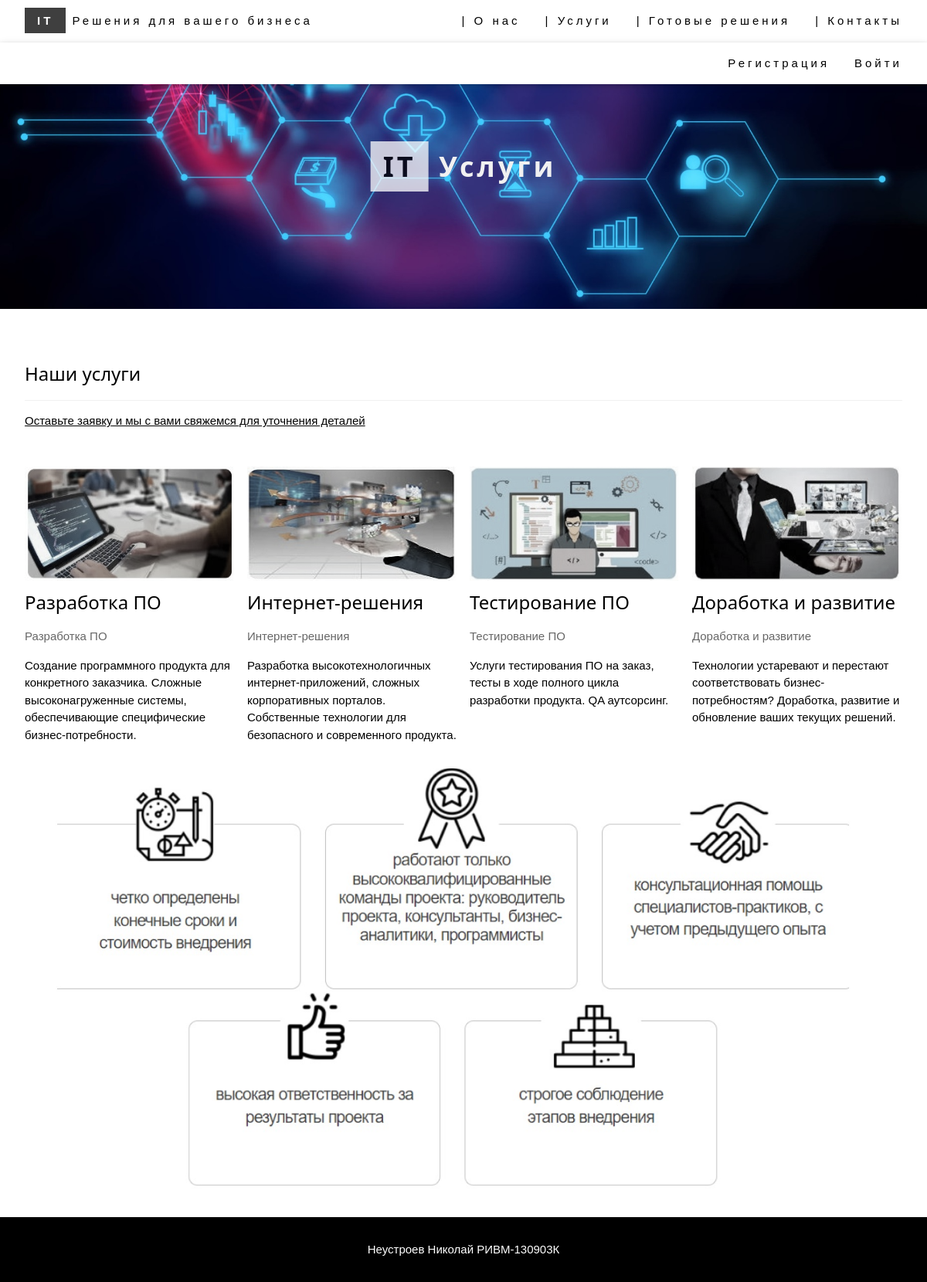
The app's page /service/ with its own data.
### menu/models.py (models this page shows, shortened)
class MenuItem(models.Model):
    menu = models.ForeignKey(
        Menu,
        verbose_name=_(u'Name'),
        on_delete=models.CASCADE,
        )
    order = models.IntegerField(
        _(u'Order'),
        default=500
        )
    link_url = models.CharField(
        _(u'Link URL'),
        max_length=100,
        help_text=_(u'URL or URI to the content, eg /about/ or http://foo.com/')
        )
    title = models.CharField(
        _(u'Title'),
        max_length=100
        )
    login_required = models.BooleanField(
        _(u'Login required'),
        blank=True,
        default=False,
        help_text=_(u'Should this item only be shown to authenticated users?')
        )
    anonymous_only = models.BooleanField(
        _(u'Anonymous only'),
        blank=True,
        default=False,
        help_text=_(u'Should this item only be shown to non-logged-in users?')
        )
    class Meta:
        verbose_name = _(u'menu item')
        verbose_name_plural = _(u'menu items')

### ITapp/models.py (models this page shows, shortened)
class Service(models.Model):
    name = models.CharField("Наименование услуги", max_length=100)
    description = models.TextField("Описание")
    image = models.ImageField("Банер", upload_to="img/", default='')
    class Meta:
        verbose_name = "Услуга"
        verbose_name_plural = "Услуги"

### ITapp/views.py (the view)
# urls.py: path('service/', views.service),
def service(request):
    our_service = Service.objects.all()
    return render(request, "service.html", {"our_service": our_service})

### menu/templatetags/menubuilder.py (called while the page is built)
    def render(self, context):
        try:
            current_path = context['request'].path
            user = context['request'].user
        except KeyError:
            current_path = None
            user = None
        context['menuitems'] = get_items(self.menu_name, current_path, user)
        return ''

### templates/service.html
{% include "title.html" %}
{% load static %}
  <header class="w3-display-container w3-content w3-wide" style="max-width:1500px;" id="home">
    <img class="w3-image" src="{% static 'img/titleImg2.jpg' %}" alt="IT решения" width="1500" height="200">
    <div class="w3-display-middle w3-margin-top w3-center">
      <h1 class="w3-xxlarge w3-text-white">
        <span class="w3-padding w3-white w3-opacity-min"><b>IT</b></span>
        <span class="w3-hide-small w3-text-light-grey"><b>Услуги</b></span>
      </h1>
    </div>
  </header>
<div class="w3-content w3-padding" style="max-width:1564px">
    <div class="w3-container w3-padding-32" id="service">
        <h3 class="w3-border-bottom w3-border-light-grey w3-padding-16">Наши услуги</h3>
        <a href="/application/">
        <p>Оставьте заявку и мы с вами свяжемся для уточнения деталей</p>
        </a>
    </div>
    <div class="w3-row-padding w3-grayscale">
        {% for our_services in our_service %}
            <div class="w3-col l3 m6 w3-margin-bottom">
              <a href="/application/">
              <img src="/media/{{ our_services.image }}" style="width:100%">
              </a>
            <h3>{{ our_services.name }}</h3>
            <p class="w3-opacity">{{ our_services.name }}</p>
            <p>{{ our_services.description }}</p>
          </div>
        {% endfor %}
    </div>
{% include "footer.html" %}

### templates/menu.html (shortened to what this page needs)
            {% load menubuilder %}
        {% load menubuilder %}
        <div class="w3-right w3-hide-small">
            {% for item in menuitems %}
                 <a href="{{ item.url }}" class="w3-bar-item w3-button" title="{{ item.title|escape }}">|  {{ item.title }}</a>
            {% endfor %}
        </div>

### static/css/w3_style.css (style rules this page uses)
html { box-sizing:border-box }
*,*:before,*:after { box-sizing:inherit }
html { -ms-text-size-adjust:100%;-webkit-text-size-adjust:100% }
body { margin:0 }
article,aside,details,figcaption,figure,footer,header,main,menu,nav,section { display:block }
a { background-color:transparent }
b,strong { font-weight:bolder }
img { border-style:none }
html,body { font-family:Verdana,sans-serif;font-size:15px;line-height:1.5 }
html { overflow-x:hidden }
h1 { font-size:36px }
h3 { font-size:24px }
h1,h2,h3,h4,h5,h6 { font-family:"Segoe UI",Arial,sans-serif;font-weight:400;margin:10px 0 }
.w3-wide { letter-spacing:4px }
.w3-image { max-width:100%;height:auto }
img { vertical-align:middle }
a { color:inherit }
.w3-btn,.w3-button { border:none;display:inline-block;padding:8px 16px;vertical-align:middle;overflow:hidden;text-decoration:none;color:inherit;background-color:inherit;text-align:center;cursor:pointer;white-space:nowrap }
.w3-btn,.w3-button { -webkit-touch-callout:none;-webkit-user-select:none;-khtml-user-select:none;-moz-user-select:none;-ms-user-select:none;user-select:none }
.w3-tooltip,.w3-display-container { position:relative }
.w3-bar .w3-bar-item { padding:8px 16px;float:left;width:auto;border:none;display:block;outline:0 }
.w3-bar .w3-button { white-space:normal }
.w3-container:after,.w3-container:before,.w3-panel:after,.w3-panel:before,.w3-row:after,.w3-row:before,.w3-row-padding:after,.w3-row-padding:before, .w3-cell-row:before,.w3-cell-row:after,.w3-clear:after,.w3-clear:before,.w3-bar:before,.w3-bar:after { content:"";display:table;clear:both }
.w3-col,.w3-half,.w3-third,.w3-twothird,.w3-threequarter,.w3-quarter { float:left;width:100% }
@media (min-width:601px) { .w3-col.m6,.w3-half { width:49.99999% } }
@media (min-width:993px) { .w3-col.l3 { width:24.99999% } }
.w3-content,.w3-auto { margin-left:auto;margin-right:auto }
.w3-content { max-width:980px }
.w3-display-middle { position:absolute;top:50%;left:50%;transform:translate(-50%,-50%);-ms-transform:translate(-50%,-50%) }
.w3-row-padding,.w3-row-padding>.w3-half,.w3-row-padding>.w3-third,.w3-row-padding>.w3-twothird,.w3-row-padding>.w3-threequarter,.w3-row-padding>.w3-quarter,.w3-row-padding>.w3-col { padding:0 8px }
.w3-container,.w3-panel { padding:0.01em 16px }
.w3-opacity,.w3-hover-opacity:hover { opacity:0.60 }
.w3-opacity-min { opacity:0.75 }
.w3-greyscale,.w3-grayscale { filter:grayscale(75%) }
.w3-xxlarge { font-size:36px!important }
.w3-center { text-align:center!important }
.w3-border-bottom { border-bottom:1px solid #ccc!important }
.w3-margin-top { margin-top:16px!important }
.w3-margin-bottom { margin-bottom:16px!important }
.w3-padding { padding:8px 16px!important }
.w3-padding-16 { padding-top:16px!important;padding-bottom:16px!important }
.w3-padding-32 { padding-top:32px!important;padding-bottom:32px!important }
.w3-right { float:right!important }
.w3-white,.w3-hover-white:hover { color:#000!important;background-color:#fff!important }
.w3-text-white,.w3-hover-text-white:hover { color:#fff!important }
.w3-text-light-grey,.w3-hover-text-light-grey:hover,.w3-text-light-gray,.w3-hover-text-light-gray:hover { color:#f1f1f1!important }
.w3-border-light-grey,.w3-hover-border-light-grey:hover,.w3-border-light-gray,.w3-hover-border-light-gray:hover { border-color:#f1f1f1!important }

### records on screen
MenuItem: title "О нас"
MenuItem: title "Услуги"
MenuItem: title "Готовые решения"
MenuItem: title "Контакты"
Service: image (picture), name "Разработка ПО", description "Создание программного продукта для конкретного заказчика. Сложные высоконагруженные системы, обеспечивающие специфические бизнес-потребности."
Service: image (picture), name "Интернет-решения", description "Разработка высокотехнологичных интернет-приложений, сложных корпоративных порталов. Собственные технологии для безопасного и современного продукта."
Service: image (picture), name "Тестирование ПО", description "Услуги тестирования ПО на заказ, тесты в ходе полного цикла разработки продукта. QA аутсорсинг."
Service: image (picture), name "Доработка и развитие", description "Технологии устаревают и перестают соответствовать бизнес-потребностям? Доработка, развитие и обновление ваших текущих решений."
